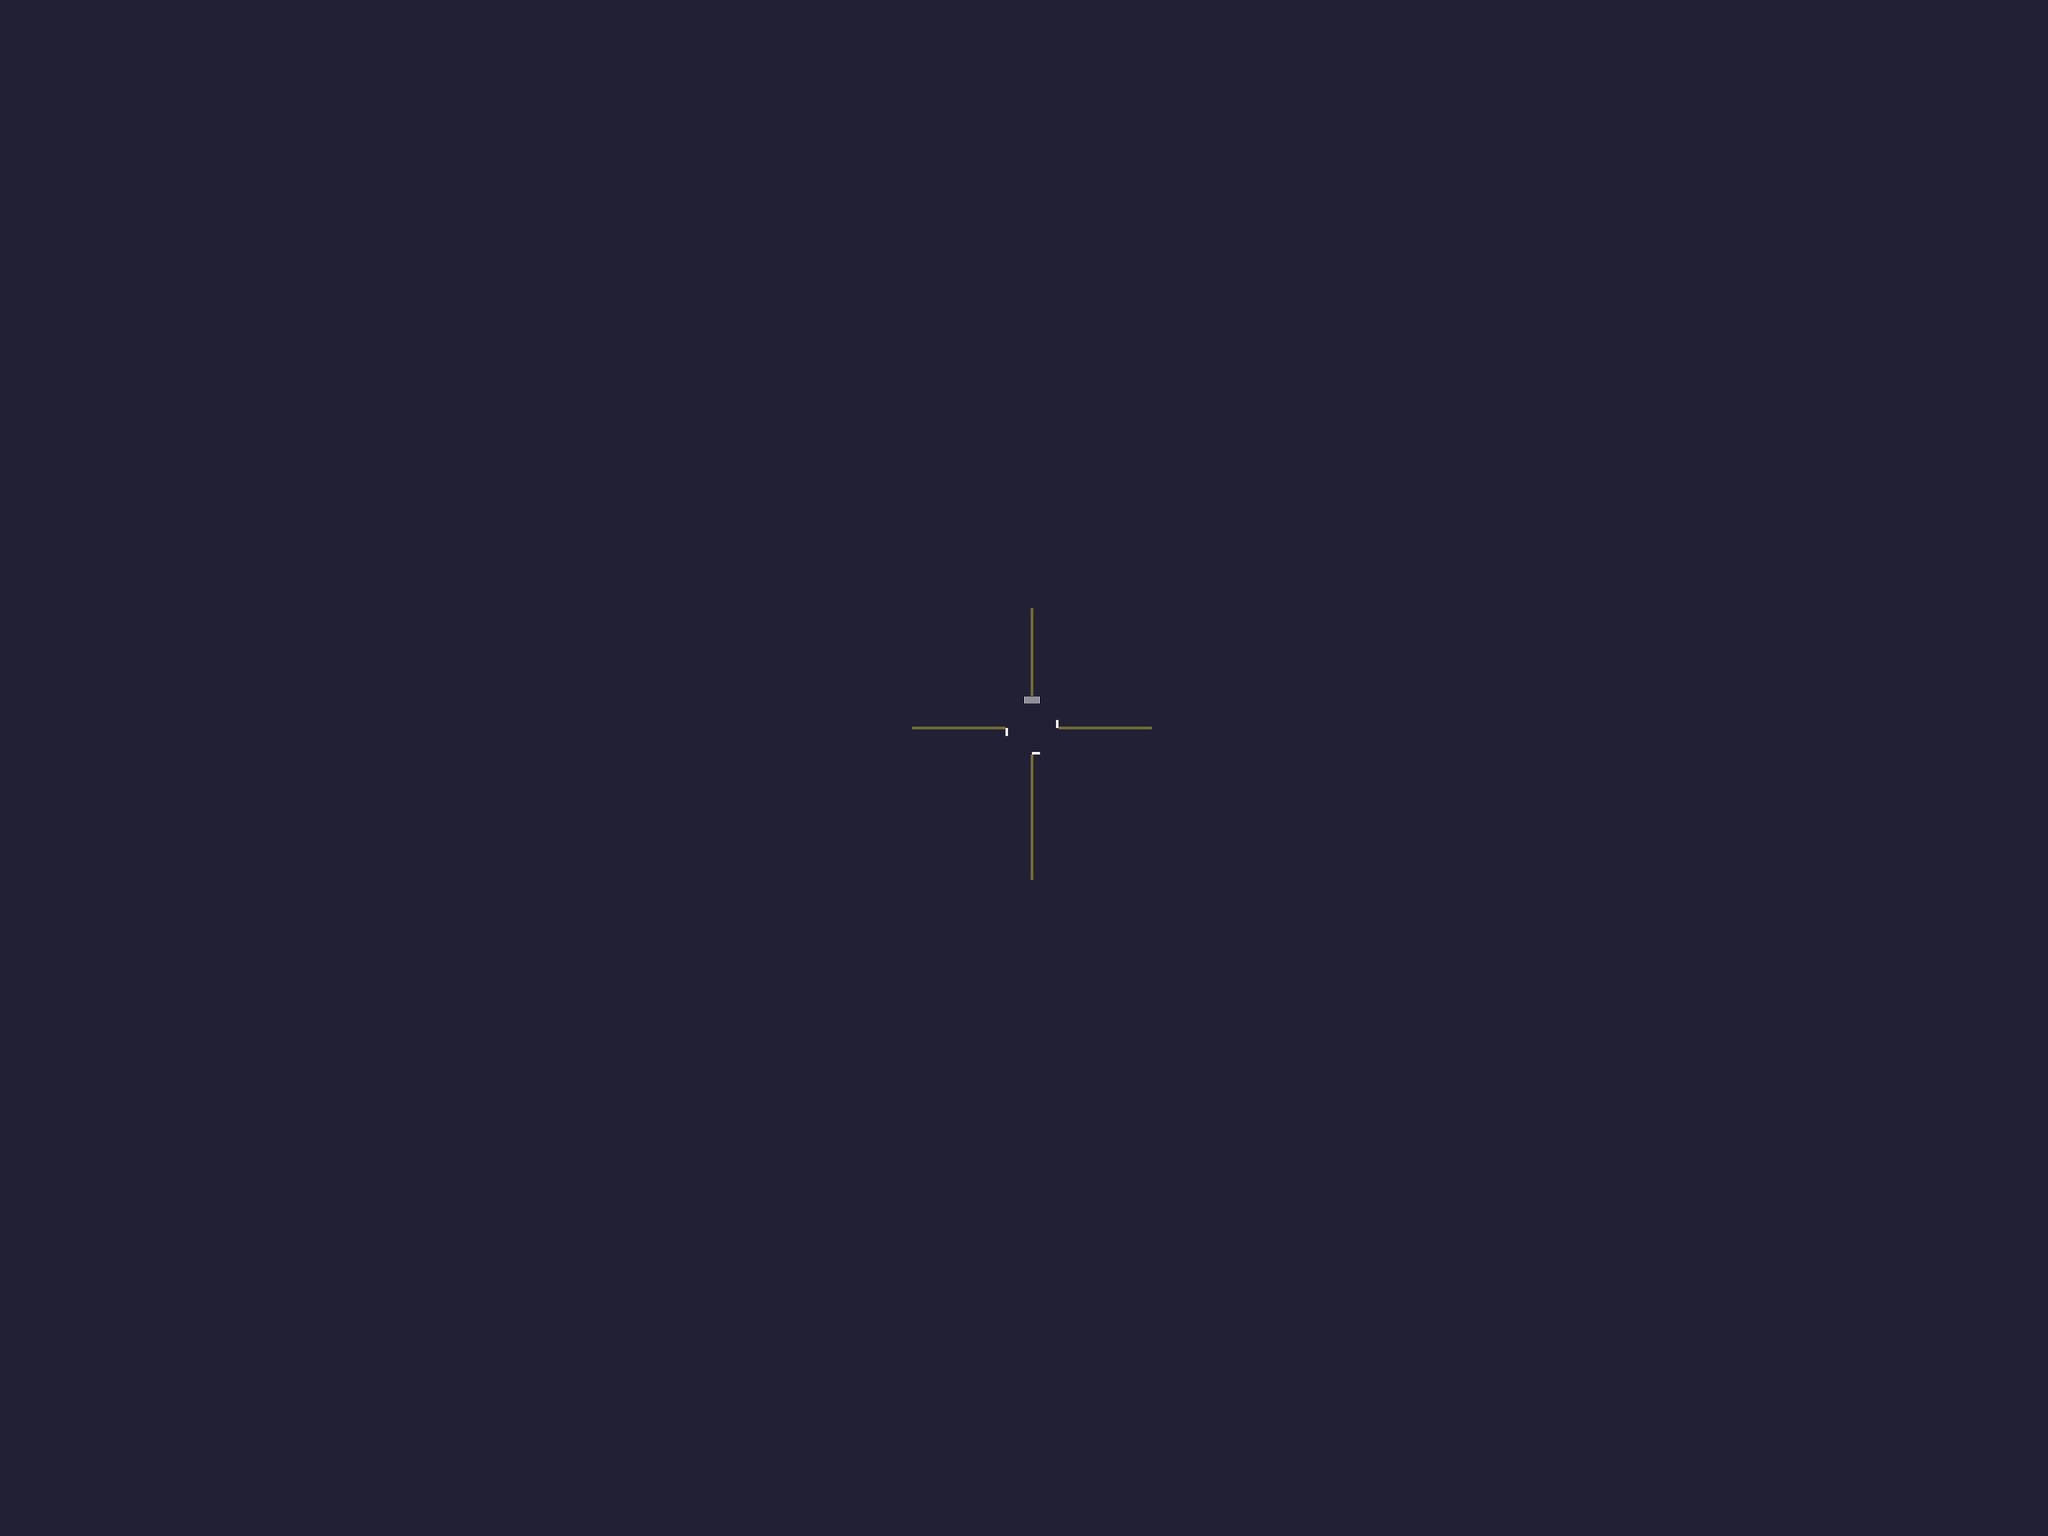

This game map was drawn from its Tiled (.tmx) file and the tilesets committed beside it. A one-line description and the trimmed map source follow:
An orthogonal 128x96 tile map with 32x32 px tiles, 1 tile layer (Tile Layer 1).

<map version="1.2" tiledversion="1.3.4" orientation="orthogonal" renderorder="right-down" width="128" height="96" tilewidth="32" tileheight="32" infinite="0" nextlayerid="2" nextobjectid="1">
 <tileset firstgid="1" source="MainTileset.tsx" />
 <layer id="1" name="Tile Layer 1" width="128" height="96">
  <data>[12288 cells, 12288 non-empty, 4 distinct tile ids]</data>
 </layer>
</map>
